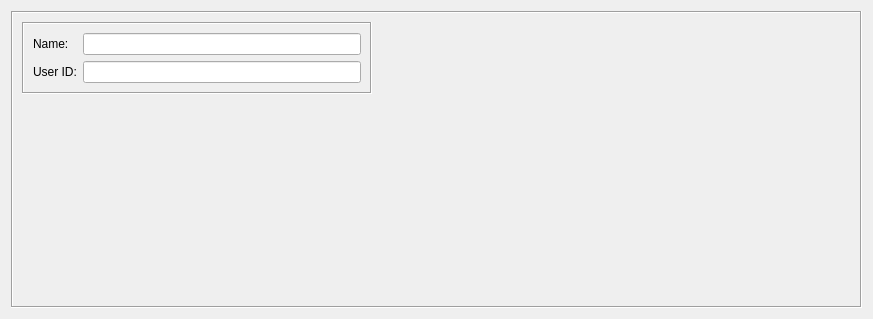
<?xml version="1.0" encoding="UTF-8"?>
<ui version="4.0">
 <class>UserServiceDialog_q</class>
 <widget class="QWidget" name="UserServiceDialog_q">
  <property name="geometry">
   <rect>
    <x>0</x>
    <y>0</y>
    <width>873</width>
    <height>319</height>
   </rect>
  </property>
  <property name="windowTitle">
   <string>User Service</string>
  </property>
  <layout class="QGridLayout" name="gridLayout">
   <item row="0" column="0">
    <widget class="QFrame" name="frame7">
     <property name="frameShape">
      <enum>QFrame::Shape::Box</enum>
     </property>
     <property name="frameShadow">
      <enum>QFrame::Shadow::Sunken</enum>
     </property>
     <layout class="QGridLayout" name="gridLayout_2">
      <item row="0" column="0">
       <layout class="QVBoxLayout" name="verticalLayout">
        <item>
         <widget class="QFrame" name="frame14">
          <property name="minimumSize">
           <size>
            <width>350</width>
            <height>0</height>
           </size>
          </property>
          <property name="maximumSize">
           <size>
            <width>350</width>
            <height>16777215</height>
           </size>
          </property>
          <property name="frameShape">
           <enum>QFrame::Shape::Box</enum>
          </property>
          <property name="frameShadow">
           <enum>QFrame::Shadow::Sunken</enum>
          </property>
          <layout class="QGridLayout" name="gridLayout_3">
           <item row="0" column="0">
            <widget class="QLabel" name="textLabel1">
             <property name="text">
              <string>Name:</string>
             </property>
            </widget>
           </item>
           <item row="0" column="1">
            <widget class="QLineEdit" name="obj_name"/>
           </item>
           <item row="1" column="0">
            <widget class="QLabel" name="useridLabel">
             <property name="text">
              <string>User ID:</string>
             </property>
            </widget>
           </item>
           <item row="1" column="1">
            <widget class="QLineEdit" name="userid">
             <property name="toolTip">
              <string>User ID or user name used for owner-based matching in iptables rules (--uid-owner). This is matched against the user running the process that initiated the connection.</string>
             </property>
            </widget>
           </item>
          </layout>
         </widget>
        </item>
        <item>
         <spacer name="verticalSpacer">
          <property name="orientation">
           <enum>Qt::Orientation::Vertical</enum>
          </property>
          <property name="sizeHint" stdset="0">
           <size>
            <width>20</width>
            <height>40</height>
           </size>
          </property>
         </spacer>
        </item>
       </layout>
      </item>
      <item row="0" column="1">
       <widget class="CommentKeywords" name="commentKeywords" native="true">
        <property name="sizePolicy">
         <sizepolicy hsizetype="Expanding" vsizetype="Expanding">
          <horstretch>0</horstretch>
          <verstretch>0</verstretch>
         </sizepolicy>
        </property>
       </widget>
      </item>
     </layout>
    </widget>
   </item>
  </layout>
 </widget>
 <customwidgets>
  <customwidget>
   <class>CommentKeywords</class>
   <extends>QWidget</extends>

   <container>1</container>
  </customwidget>
 </customwidgets>
 <tabstops>
  <tabstop>obj_name</tabstop>
  <tabstop>userid</tabstop>
 </tabstops>
 <resources>
  <include location="MainRes.qrc"/>
 </resources>
</ui>
